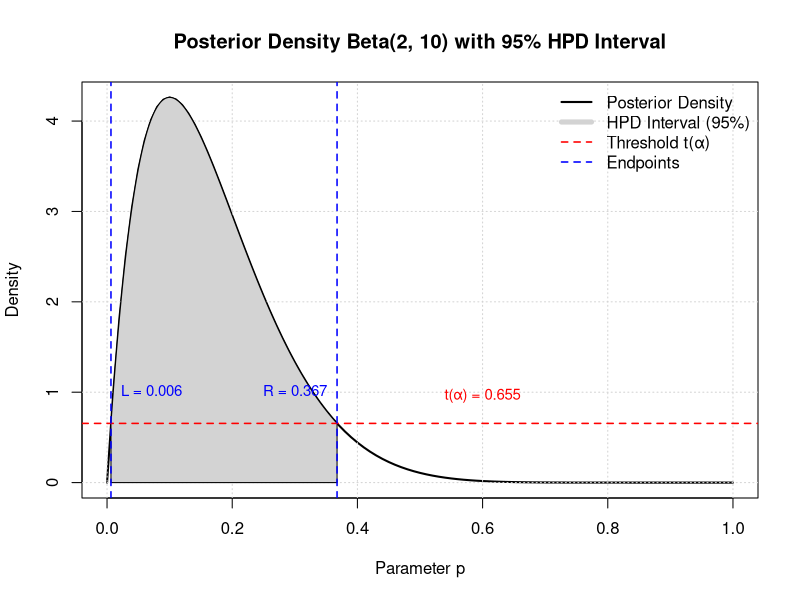

Source code (R):
## ---- chunk 1
knitr::opts_chunk$set(echo = TRUE, warning = FALSE, message = FALSE)
## ---- chunk 2
#' Function to calculate the HPD credible set
#'
#' @param successes Number of successes (x)
#' @param failures Number of failures (n-x)
#' @param shape1 First parameter of the prior Beta distribution
#' @param shape2 Second parameter of the prior Beta distribution
#' @param alpha Significance level (e.g., 0.05)
#' @return A list containing t_alpha (threshold), left_endpoint, right_endpoint

calculate_hpd <- function(successes, failures, shape1, shape2, alpha) {
  # Compute posterior distribution parameters
  posterior_shape1 <- shape1 + successes
  posterior_shape2 <- shape2 + failures

  # Check if the mode of the posterior distribution is between 0 and 1
  if (posterior_shape1 > 1 && posterior_shape2 > 1) {
    mode <- (posterior_shape1 - 1) / (posterior_shape1 + posterior_shape2 - 2)
  } else {
    # If the mode is near 0 or 1, adjust the starting point for search (mean-like fallback)
    mode <- posterior_shape1 / (posterior_shape1 + posterior_shape2)
  }
  
  # Define the posterior probability density function (pdf)
  posterior_pdf <- function(p) {
    dbeta(p, posterior_shape1, posterior_shape2)
  }
  
  # Find threshold t(alpha): the density level such that the area above it equals 1-alpha
  # Objective function: minimize (calculated probability - target probability)^2
  objective_function <- function(t) {        
    # Define function f to solve dbeta(p) - t = 0
    f <- function(p) posterior_pdf(p) - t
    
    # Find roots to the left and right of the mode
    left_p <- uniroot(f, interval = c(1e-5, mode))$root
    right_p <- uniroot(f, interval = c(mode, 1 - 1e-5))$root
    
    # Compute probability between left_p and right_p
    prob <- pbeta(right_p, posterior_shape1, posterior_shape2) - pbeta(left_p, posterior_shape1, posterior_shape2)
    
    return((prob - (1 - alpha))^2)
  }
  
  # Find t_alpha via optimization
  max_density <- posterior_pdf(mode)
  opt_result <- optimize(objective_function, interval = c(1e-5, max_density))
  t_alpha <- opt_result$minimum

  # Find endpoints of the interval
  f_final <- function(p) posterior_pdf(p) - t_alpha

  # Left endpoint
  if (posterior_pdf(0) >= t_alpha) {
    left_endpoint <- 0
  } else {
    left_endpoint <- uniroot(f_final, interval = c(1e-5, mode))$root
  }
  
  # Right endpoint
  if (posterior_pdf(1) >= t_alpha) {
    right_endpoint <- 1
  } else {
    right_endpoint <- uniroot(f_final, interval = c(mode, 1 - 1e-5))$root
  }

  # Return results
  return(list(
    t_alpha = t_alpha,
    left_endpoint = left_endpoint,
    right_endpoint = right_endpoint
  ))
}
## ---- chunk 3
successes <- 1
failures <- 9
shape1 <- 1
shape2 <- 1
alpha <- 0.05

# Calculate HPD results
hpd_result <- calculate_hpd(successes, failures, shape1, shape2, alpha)

# Save results into variables
t_alpha <- hpd_result$t_alpha
left_endpoint <- hpd_result$left_endpoint
right_endpoint <- hpd_result$right_endpoint

# Plot posterior distribution Beta(2, 10)
posterior_shape1 <- shape1 + successes
posterior_shape2 <- shape2 + failures

curve(dbeta(x, posterior_shape1, posterior_shape2), 
      from = 0, 
      to = 1, 
      lwd = 2, 
      xlab = "Parameter p", 
      ylab = "Density",
      main = "Posterior Density Beta(2, 10) with 95% HPD Interval")
grid()

# Shade the HPD interval region
x_coords <- seq(left_endpoint, right_endpoint, length.out = 200)
y_coords <- dbeta(x_coords, posterior_shape1, posterior_shape2)
polygon(c(left_endpoint, x_coords, right_endpoint), c(0, y_coords, 0), col = "lightgray")

# Add horizontal and vertical dashed lines
abline(h = t_alpha, col = "red", lty = "dashed", lwd = 1.5)
abline(v = c(left_endpoint, right_endpoint), col = "blue", lty = "dashed", lwd = 1.5)

# Add text labels for values
text(x = 0.6, y = t_alpha + 0.3, 
     labels = paste("t(α) =", round(t_alpha, 3)), 
     col = "red", cex = 0.9)
text(x = left_endpoint, y = 1.0, 
     labels = paste("L =", round(left_endpoint, 3)), 
     col = "blue", pos = 4, cex = 0.9)
text(x = right_endpoint, y = 1.0, 
     labels = paste("R =", round(right_endpoint, 3)), 
     col = "blue", pos = 2, cex = 0.9)

# Add legend
legend("topright", 
       legend = c("Posterior Density", "HPD Interval (95%)", "Threshold t(α)", "Endpoints"),
       col = c("black", "lightgray", "red", "blue"),
       lwd = c(2, 5, 1.5, 1.5),
       lty = c("solid", "solid", "dashed", "dashed"),
       bty = "n")

# Print calculated values
cat(sprintf("Threshold t(α):", t_alpha))
cat(sprintf("95%% HPD interval: [%.4f, %.4f]\n", left_endpoint, right_endpoint))

